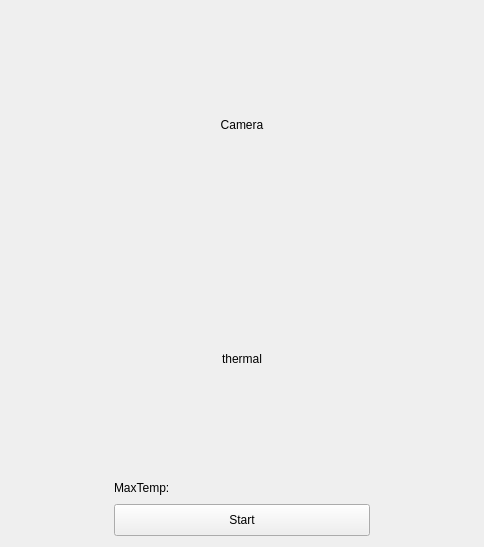
<?xml version="1.0" encoding="UTF-8"?>
<ui version="4.0">
 <class>Form</class>
 <widget class="QWidget" name="Form">
  <property name="enabled">
   <bool>true</bool>
  </property>
  <property name="geometry">
   <rect>
    <x>0</x>
    <y>0</y>
    <width>484</width>
    <height>547</height>
   </rect>
  </property>
  <property name="windowTitle">
   <string>Cam view</string>
  </property>
  <layout class="QHBoxLayout" name="horizontalLayout">
   <item>
    <layout class="QGridLayout" name="gridLayout">
     <property name="sizeConstraint">
      <enum>QLayout::SetDefaultConstraint</enum>
     </property>
     <item row="3" column="1">
      <widget class="QPushButton" name="control_bt">
       <property name="maximumSize">
        <size>
         <width>16777215</width>
         <height>32</height>
        </size>
       </property>
       <property name="text">
        <string>Start</string>
       </property>
      </widget>
     </item>
     <item row="2" column="1">
      <widget class="QLabel" name="label_2">
       <property name="maximumSize">
        <size>
         <width>16777215</width>
         <height>20</height>
        </size>
       </property>
       <property name="text">
        <string>MaxTemp:</string>
       </property>
      </widget>
     </item>
     <item row="0" column="1">
      <widget class="QLabel" name="image_label">
       <property name="enabled">
        <bool>true</bool>
       </property>
       <property name="maximumSize">
        <size>
         <width>16777215</width>
         <height>16777215</height>
        </size>
       </property>
       <property name="layoutDirection">
        <enum>Qt::LeftToRight</enum>
       </property>
       <property name="text">
        <string>Camera</string>
       </property>
       <property name="alignment">
        <set>Qt::AlignCenter</set>
       </property>
      </widget>
     </item>
     <item row="1" column="1">
      <layout class="QHBoxLayout" name="horizontalLayout_2">
       <item>
        <widget class="QLabel" name="label">
         <property name="maximumSize">
          <size>
           <width>256</width>
           <height>256</height>
          </size>
         </property>
         <property name="text">
          <string>thermal</string>
         </property>
         <property name="alignment">
          <set>Qt::AlignCenter</set>
         </property>
        </widget>
       </item>
      </layout>
     </item>
    </layout>
   </item>
  </layout>
 </widget>
 <resources/>
 <connections/>
</ui>
